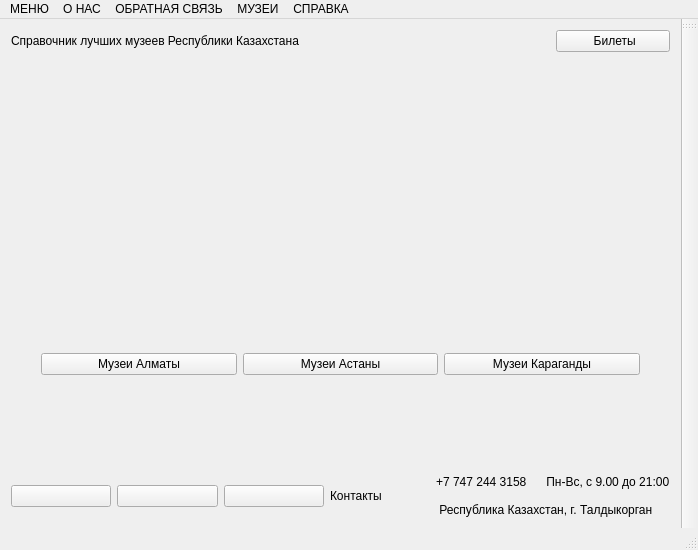
<?xml version="1.0" encoding="UTF-8"?>
<ui version="4.0">
 <class>MainWindow</class>
 <widget class="QMainWindow" name="MainWindow">
  <property name="geometry">
   <rect>
    <x>0</x>
    <y>0</y>
    <width>698</width>
    <height>550</height>
   </rect>
  </property>
  <property name="windowTitle">
   <string>Редактируемый справочник музеев</string>
  </property>
  <property name="windowIcon">
   <iconset>
    <normaloff>../free-icon-palette-227035.png</normaloff>../free-icon-palette-227035.png</iconset>
  </property>
  <widget class="QWidget" name="centralWidget">
   <layout class="QGridLayout" name="gridLayout">
    <item row="0" column="0" colspan="5">
     <widget class="QLabel" name="NameShop">
      <property name="text">
       <string>Справочник лучших музеев Республики Казахстана</string>
      </property>
     </widget>
    </item>
    <item row="0" column="5">
     <widget class="QPushButton" name="cartButton">
      <property name="text">
       <string> Билеты</string>
      </property>
     </widget>
    </item>
    <item row="1" column="0" colspan="6">
     <widget class="QLabel" name="back">
      <property name="text">
       <string/>
      </property>
     </widget>
    </item>
    <item row="2" column="0">
     <widget class="QPushButton" name="vkButton">
      <property name="text">
       <string/>
      </property>
     </widget>
    </item>
    <item row="2" column="1">
     <widget class="QPushButton" name="ytButton">
      <property name="text">
       <string/>
      </property>
     </widget>
    </item>
    <item row="2" column="2">
     <widget class="QPushButton" name="tgButton">
      <property name="text">
       <string/>
      </property>
     </widget>
    </item>
    <item row="2" column="3">
     <widget class="QLabel" name="contakt">
      <property name="text">
       <string>Контакты</string>
      </property>
     </widget>
    </item>
    <item row="2" column="4" colspan="2">
     <widget class="QLabel" name="contakt2">
      <property name="text">
       <string>+7 747 244 3158      Пн-Вс, с 9.00 до 21:00

 Республика Казахстан, г. Талдыкорган</string>
      </property>
     </widget>
    </item>
   </layout>
   <widget class="QWidget" name="verticalLayoutWidget">
    <property name="geometry">
     <rect>
      <x>30</x>
      <y>90</y>
      <width>621</width>
      <height>221</height>
     </rect>
    </property>
    <layout class="QVBoxLayout" name="verticalLayout"/>
   </widget>
   <widget class="QWidget" name="horizontalLayoutWidget">
    <property name="geometry">
     <rect>
      <x>30</x>
      <y>310</y>
      <width>621</width>
      <height>71</height>
     </rect>
    </property>
    <layout class="QHBoxLayout" name="horizontalLayout">
     <item>
      <widget class="QPushButton" name="printerButton">
       <property name="text">
        <string>Музеи Алматы</string>
       </property>
      </widget>
     </item>
     <item>
      <widget class="QPushButton" name="cartridgeButton">
       <property name="mouseTracking">
        <bool>false</bool>
       </property>
       <property name="text">
        <string>Музеи Астаны</string>
       </property>
       <property name="autoRepeat">
        <bool>false</bool>
       </property>
      </widget>
     </item>
     <item>
      <widget class="QPushButton" name="inkButton">
       <property name="text">
        <string>Музеи Караганды</string>
       </property>
      </widget>
     </item>
    </layout>
   </widget>
   <zorder>back</zorder>
   <zorder>NameShop</zorder>
   <zorder>cartButton</zorder>
   <zorder>vkButton</zorder>
   <zorder>ytButton</zorder>
   <zorder>tgButton</zorder>
   <zorder>contakt</zorder>
   <zorder>contakt2</zorder>
   <zorder>verticalLayoutWidget</zorder>
   <zorder>horizontalLayoutWidget</zorder>
  </widget>
  <widget class="QMenuBar" name="menuBar">
   <property name="geometry">
    <rect>
     <x>0</x>
     <y>0</y>
     <width>698</width>
     <height>21</height>
    </rect>
   </property>
   <property name="sizePolicy">
    <sizepolicy hsizetype="Maximum" vsizetype="Minimum">
     <horstretch>0</horstretch>
     <verstretch>0</verstretch>
    </sizepolicy>
   </property>
   <property name="defaultUp">
    <bool>false</bool>
   </property>
   <widget class="QMenu" name="menu">
    <property name="geometry">
     <rect>
      <x>339</x>
      <y>100</y>
      <width>183</width>
      <height>94</height>
     </rect>
    </property>
    <property name="sizePolicy">
     <sizepolicy hsizetype="Maximum" vsizetype="Maximum">
      <horstretch>0</horstretch>
      <verstretch>0</verstretch>
     </sizepolicy>
    </property>
    <property name="title">
     <string>МЕНЮ</string>
    </property>
    <addaction name="action_2"/>
    <addaction name="action_3"/>
   </widget>
   <widget class="QMenu" name="menu_2">
    <property name="geometry">
     <rect>
      <x>393</x>
      <y>100</y>
      <width>183</width>
      <height>50</height>
     </rect>
    </property>
    <property name="sizePolicy">
     <sizepolicy hsizetype="Maximum" vsizetype="Maximum">
      <horstretch>0</horstretch>
      <verstretch>0</verstretch>
     </sizepolicy>
    </property>
    <property name="title">
     <string>О НАС</string>
    </property>
   </widget>
   <widget class="QMenu" name="menu_3">
    <property name="sizePolicy">
     <sizepolicy hsizetype="Maximum" vsizetype="Maximum">
      <horstretch>0</horstretch>
      <verstretch>0</verstretch>
     </sizepolicy>
    </property>
    <property name="title">
     <string>ОБРАТНАЯ СВЯЗЬ</string>
    </property>
   </widget>
   <widget class="QMenu" name="menu_4">
    <property name="sizePolicy">
     <sizepolicy hsizetype="Maximum" vsizetype="Maximum">
      <horstretch>0</horstretch>
      <verstretch>0</verstretch>
     </sizepolicy>
    </property>
    <property name="title">
     <string>МУЗЕИ</string>
    </property>
   </widget>
   <widget class="QMenu" name="menu_5">
    <property name="title">
     <string>СПРАВКА</string>
    </property>
   </widget>
   <addaction name="menu"/>
   <addaction name="menu_2"/>
   <addaction name="menu_3"/>
   <addaction name="menu_4"/>
   <addaction name="menu_5"/>
  </widget>
  <widget class="QToolBar" name="mainToolBar">
   <attribute name="toolBarArea">
    <enum>RightToolBarArea</enum>
   </attribute>
   <attribute name="toolBarBreak">
    <bool>false</bool>
   </attribute>
  </widget>
  <widget class="QStatusBar" name="statusBar"/>
  <action name="action">
   <property name="text">
    <string>Добавить товар</string>
   </property>
  </action>
  <action name="action_2">
   <property name="text">
    <string>Редактировать товары</string>
   </property>
  </action>
  <action name="action_3">
   <property name="text">
    <string>Выход</string>
   </property>
  </action>
 </widget>
 <layoutdefault spacing="6" margin="11"/>
 <resources/>
 <connections>
  <connection>
   <sender>action_3</sender>
   <signal>triggered()</signal>
   <receiver>MainWindow</receiver>
   <slot>close()</slot>
   <hints>
    <hint type="sourcelabel">
     <x>-1</x>
     <y>-1</y>
    </hint>
    <hint type="destinationlabel">
     <x>348</x>
     <y>266</y>
    </hint>
   </hints>
  </connection>
 </connections>
</ui>
